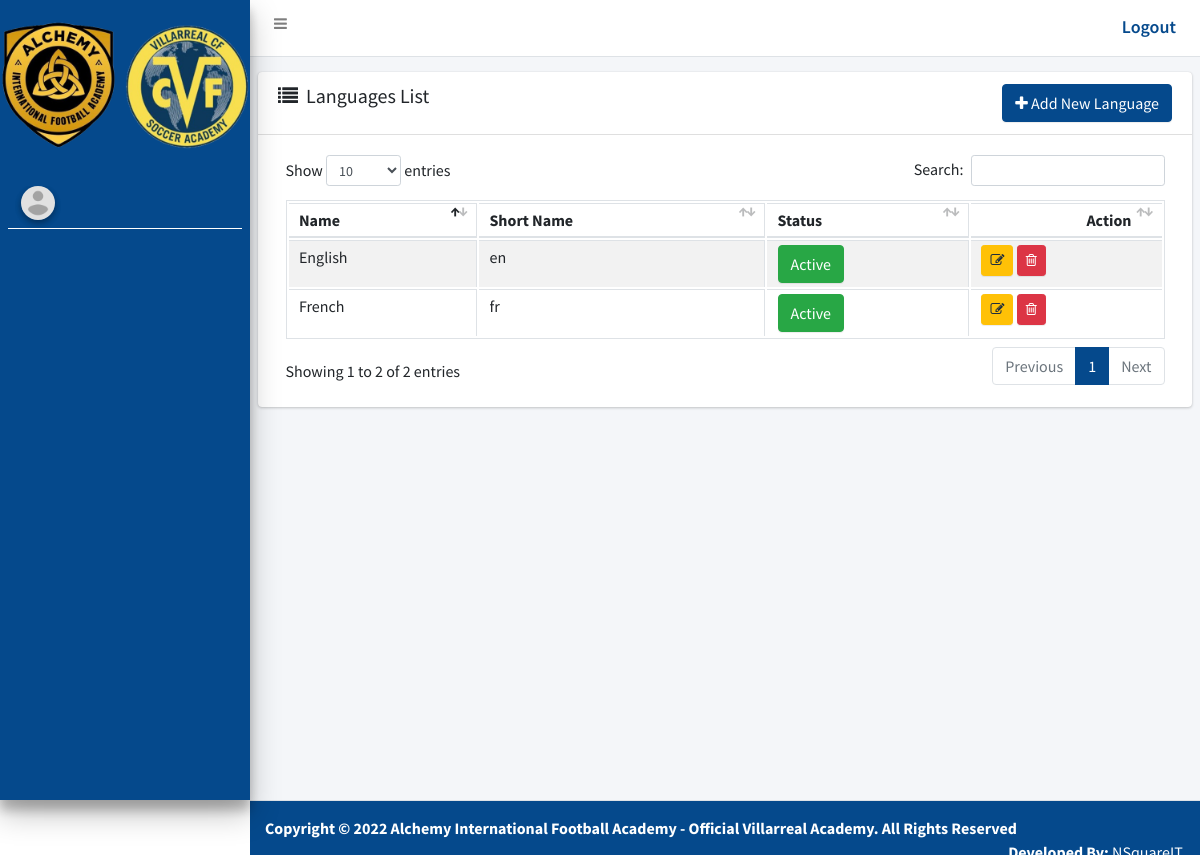
The app's page /index.php/admin/languages with its own data.
### tables this page shows
CREATE TABLE `ci_general_settings` (
  `id` int(11) NOT NULL,
  `favicon` varchar(255) DEFAULT NULL,
  `logo` varchar(255) DEFAULT NULL,
  `application_name` varchar(255) DEFAULT NULL,
  `timezone` varchar(255) DEFAULT NULL,
  `currency` varchar(100) DEFAULT NULL,
  `default_language` int(11) NOT NULL,
  `copyright` tinytext DEFAULT NULL,
  `email_from` varchar(100) NOT NULL,
  `smtp_host` varchar(255) DEFAULT NULL,
  `smtp_port` int(11) DEFAULT NULL,
  `smtp_user` varchar(50) DEFAULT NULL,
  `smtp_pass` varchar(50) DEFAULT NULL,
  `facebook_link` varchar(255) DEFAULT NULL,
  `twitter_link` varchar(255) DEFAULT NULL,
  `google_link` varchar(255) DEFAULT NULL,
  `youtube_link` varchar(255) DEFAULT NULL,
  `linkedin_link` varchar(255) DEFAULT NULL,
  `instagram_link` varchar(255) DEFAULT NULL,
  `recaptcha_secret_key` varchar(255) DEFAULT NULL,
  `recaptcha_site_key` varchar(255) DEFAULT NULL,
  `recaptcha_lang` varchar(50) DEFAULT NULL,
  `created_date` datetime DEFAULT NULL,
  `updated_date` datetime DEFAULT NULL
);

CREATE TABLE `ci_language` (
  `id` int(11) NOT NULL,
  `name` varchar(225) NOT NULL,
  `short_name` varchar(15) NOT NULL,
  `status` int(11) NOT NULL DEFAULT 1,
  `created_at` datetime DEFAULT NULL
);

### application/controllers/admin/Languages.php (called while the page is built, shortened)
<?php defined('BASEPATH') OR exit('No direct script access allowed');
class Languages extends MY_Controller {
	public function __construct()
	{
		parent::__construct();
		$this->load->model('admin/languages_model', 'languages_model');
	}
	public function index()
	{
		$data['all_languages'] = $this->languages_model->get_all_languages();
		$this->load->view('admin/includes/_header', $data);
		$this->load->view('admin/language/language_list', $data);
		$this->load->view('admin/includes/_footer', $data);
	}
}
?>

### index.php (called while the page is built, shortened)
<?php
require_once BASEPATH.'core/CodeIgniter.php';

### application/helpers/common_helper.php (called while the page is built, shortened)
<?php if ( ! defined('BASEPATH')) exit('No direct script access allowed');
function get_lang_name_by_id($id)
{
    $ci = & get_instance();
    $ci->db->where('id',$id);
    return $ci->db->get('ci_language')->row_array()['name'];
}
function trans($string)
{
    $ci =& get_instance();
    return $ci->lang->line($string);
}

### application/models/admin/Setting_model.php (called while the page is built, shortened)
<?php
class Setting_model extends CI_Model
{
	public function get_general_settings(){
		$this->db->where('id', 1);
        $query = $this->db->get('ci_general_settings');
        return $query->row_array();
	}
}
?>

### application/core/MY_Controller.php (called while the page is built, shortened)
<?php
	class MY_Controller extends CI_Controller
	{
		function __construct()
		{
	        $global_data['general_settings'] = $this->setting_model->get_general_settings();
	        $this->general_settings = $global_data['general_settings'];
	        $site_language = ($this->general_settings['default_language'] != "")?$this->general_settings['default_language'] : "english";
			$language = ($this->session->userdata('site_lang') != "") ? $this->session->userdata('site_lang') : $site_language;
			$language = strtolower(get_lang_name_by_id($language));
		}
	}
?>

### application/helpers/functions_helper.php (called while the page is built, shortened)
<?php if ( ! defined('BASEPATH')) exit('No direct script access allowed');
    function get_user_name_by_id($id){
         $ci =& get_instance();
        $query = $ci->db->get_where('ci_users', array('user_id' => $id));
        return $result = $query->row_array();
    }
?>

### application/libraries/Rbac.php (called while the page is built, shortened)
<?php
class RBAC
{
	function __construct()
	{
		$this->obj =& get_instance();
		$this->obj->module_access = $this->obj->session->userdata('module_access');
	}
	function Check_operation_permission($operation)
	{
		if(isset($this->obj->module_access[$this->obj->uri->segment(2)][$operation]))
			return 1;
		else
		 	return 1;
	}
}
?>

### application/models/admin/Languages_model.php (called while the page is built, shortened)
<?php
	class Languages_model extends CI_Model{
		public function get_all_languages(){
			$query = $this->db->get('ci_language');
			return $result = $query->result_array();
		}
	}
?>

### application/views/admin/language/language_list.php (the view, shortened to what this page needs)
<link rel="stylesheet" href="<?= base_url() ?>assets/plugins/datatables/dataTables.bootstrap4.css">
<div class="content-wrapper">
 <section class="content">
  <div class="card">
    <div class="card-header">
      <div class="d-inline-block">
        <h3 class="card-title"><i class="fa fa-list"></i>&nbsp; Languages List</h3>
      </div>
      <div class="d-inline-block float-right">
        <?php if($this->rbac->check_operation_permission('state_add')): ?>
        <a href="<?= base_url('admin/languages/add'); ?>" class="btn btn-success"><i class="fa fa-plus"></i> Add New Language</a>
        <?php endif; ?>
      </div>
    </div>
    <div class="card-body table-responsive">
      <table id="example1" class="table table-bordered table-striped">
        <thead>
        <tr>
          <th>Name</th>
          <th>Short Name</th>
          <th>Status</th>
          <th style="width: 150px;" class="text-right">Action</th>
        </tr>
        </thead>
        <tbody>
          <?php
            $count=0; foreach($all_languages as $row):
            $status = ($row['status'] == 0)? 'Inactive': 'Active'.'<span>';
          ?>
          <tr>
            <td><?= $row['name']; ?></td>
            <td><?= $row['short_name']; ?></td>
            <td><span class="btn btn-xs btn-success" title="status"><?= $status ?><span></td>
            <td>
              <a title="Edit" class="update btn btn-sm btn-warning" href="<?= base_url('admin/languages/edit/'.$row['id'])?>"> <i class="fa fa-pencil-square-o"></i></a>
              <a title="Delete" class="delete btn btn-sm btn-danger" href="<?= base_url('admin/languages/del/'.$row['id']); ?>" > <i class="fa fa-trash-o"></i></a>
            </td>
          </tr>
          <?php endforeach; ?>
        </tbody>
      </table>
    </div>
  </div>
</section>
</div>

### application/views/admin/includes/_header.php (shortened to what this page needs)
<!DOCTYPE html>
<html>
<head>
  <link rel="stylesheet" href="<?= base_url()?>assets/plugins/font-awesome/css/font-awesome.min.css">
  <link rel="stylesheet" href="https://code.ionicframework.com/ionicons/2.0.1/css/ionicons.min.css">
  <link rel="stylesheet" href="<?= base_url()?>assets/dist/css/adminlte.css">
  <link rel="stylesheet" href="<?= base_url()?>assets/plugins/iCheck/flat/blue.css">
  <link rel="stylesheet" href="<?= base_url()?>assets/plugins/morris/morris.css">
  <link rel="stylesheet" href="<?= base_url()?>assets/plugins/jvectormap/jquery-jvectormap-1.2.2.css">
  <link rel="stylesheet" href="<?= base_url()?>assets/plugins/datepicker/datepicker3.css">
  <link rel="stylesheet" href="<?= base_url()?>assets/plugins/daterangepicker/daterangepicker-bs3.css">
  <link rel="stylesheet" href="<?= base_url()?>assets/plugins/bootstrap-wysihtml5/bootstrap3-wysihtml5.min.css">
  <link rel="stylesheet" href="<?= base_url()?>assets/plugins/dropzone/dropzone.css">
</head>
<body class="hold-transition sidebar-mini <?=  (isset($bg_cover)) ? 'bg-cover' : '' ?>">
<div class="wrapper">
  <?php if(!isset($navbar)): ?>
  <nav class="main-header navbar navbar-expand bg-white navbar-light border-bottom">
    <ul class="navbar-nav">
       <li class="nav-item">
        <a class="nav-link" data-widget="pushmenu" href="#"><i class="fa fa-bars"></i></a>
      </li>
    </ul>
    <ul class="navbar-nav ml-auto">
      <li class="nav-item d-sm-inline-block">
        <a style="font-size: 18px; font-weight: 600;    right: 0; color: #05498c;" href="<?= base_url('admin/auth/logout') ?>" class="nav-link"><?= trans('logout') ?></a>
      </li>
    </ul>
  </nav>
  <?php endif; ?>
  <?php if(!isset($sidebar)): ?>
  <?php $this->load->view('admin/includes/_sidebar'); ?>
  <?php endif; ?>

### application/views/admin/includes/_sidebar.php (shortened to what this page needs)
<?php
        $user_array = (get_user_name_by_id($this->session->userdata('user_id')));
        $upload_data = $user_array['image'] ? $user_array['image'] : 'profilepic_default.png';
        ?>
<aside class="main-sidebar sidebar-dark-primary-blue elevation-4">
  <a href="<?= base_url('admin'); ?>" class="brand-link1">
    <img src="<?= base_url($this->general_settings['logo']); ?>" alt="Logo" class="brand-image1 img-circle1 1elevation-3"
         style="opacity: 1;width: 100%;">
  </a>
  <div class="sidebar">
    <div class="user-panel mt-3 pb-2 mb-2 d-flex">
      <div class="image">
        <img src="<?= base_url()."uploads/coach/".$upload_data; ?>" class="img-circle elevation-2" alt="User Image">
      </div>
      <div class="info">
      </div>
    </div>
  </div>
</aside>

### application/views/admin/includes/_footer.php (shortened to what this page needs)
<?php if(!isset($footer)): ?>
  <footer class="main-footer">
    <strong><?= $this->general_settings['copyright']; ?></strong>
    <div class="float-right d-none d-sm-inline-block">
      <b>Developed By:</b> <a href="https://nsquareit.com/" target="_blank" style="color: #FFF;">NSquareIT.</a>
    </div>
  </footer>
  <?php endif; ?>
</div>
</body>
</html>

### records on screen
ci_general_settings: logo (picture), copyright "Copyright © 2022 Alchemy International Football Academy - Official Villarreal Academy. All Rights Reserved"
ci_language: name "English", short_name "en", status "Active"
ci_language: name "French", short_name "fr", status "Active"

### other values on screen
trans('logout') "Logout"
